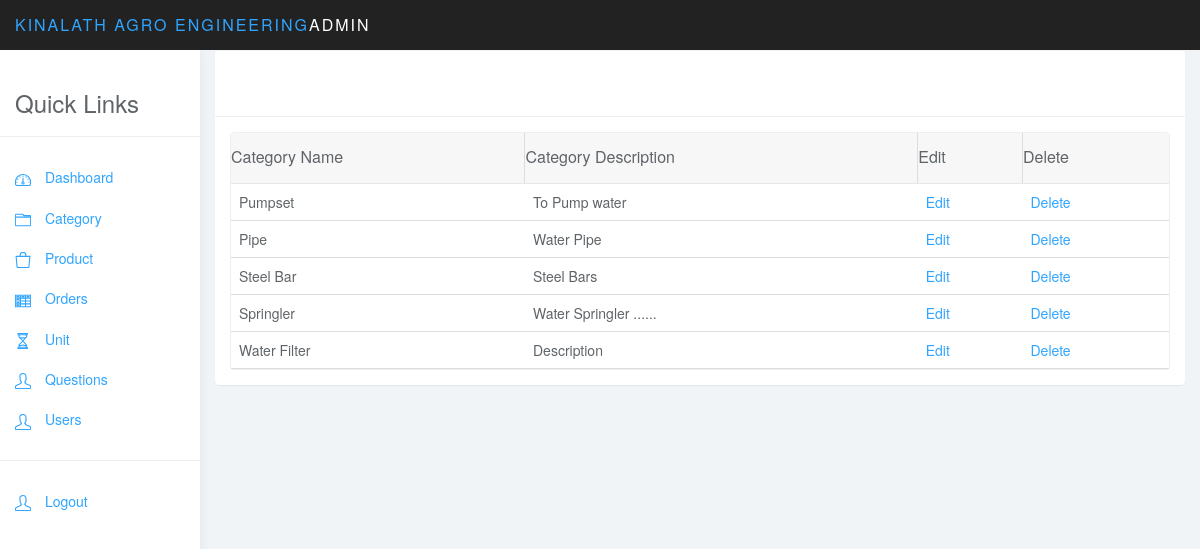
Screenshot of /admin/view-categories.php (signed in) with the database file from the repository.
### tables this page shows
CREATE TABLE `category` (
  `id` int(11) NOT NULL,
  `name` varchar(25) NOT NULL,
  `descr` text NOT NULL
);

### app/Category.php (called while the page is built, shortened)
<?php
	require_once('DB2.php');
	class Category
	{
		public static function getAll(){
			$db=new Db();
			$sql="SELECT * FROM category";
			$rows=[];
			$result=$db->query($sql);
			if($result){
				while ($r=mysqli_fetch_assoc($result)) {
					array_push($rows, $r);
				}
				return $rows;
			}
			return false;
		}
	}
?>

### app/DB2.php (called while the page is built, shortened)
<?php
class Db
{
	private static $connection;
	function __construct()
	{
		 if(!isset(self::$connection)) {
		 	self::$connection=mysqli_connect("localhost","root","","engineering");
		 	if (!self::$connection) {
		 		die("connection Error");
		 	}else{
		 		return self::$connection;
		 	}
		 }
	}
	function query($sql){
		$result=mysqli_query(self::$connection,$sql);
		return $result;
	}
}
?>

### admin/view-categories.php (the view, shortened to what this page needs)
<?php
require_once('../app/Category.php');
	$categories=Category::getAll();
?>
<!DOCTYPE html>
<html>
<head>
<link href="css/bootstrap.min.css" rel="stylesheet">
<link href="css/datepicker3.css" rel="stylesheet">
<link href="css/bootstrap-table.css" rel="stylesheet">
<link href="css/styles.css" rel="stylesheet">
</head>
<body>
	<?php include_once('nav-sidebar.php'); ?>
	<div class="col-sm-9 col-sm-offset-3 col-lg-10 col-lg-offset-2 main">
		<div class="row">
			<div class="col-lg-12">
			</div>
		</div>
		<div class="row">
			<div class="col-lg-12">
				<div class="panel panel-default">
					<div class="panel-heading">					<?php
					?></div>
					<div class="panel-body">
						<table data-toggle="table" data-url="tables/data1.json"  data-show-refresh="true" data-show-toggle="true" data-show-columns="true" data-search="true" data-select-item-name="toolbar1" data-pagination="true" data-sort-name="name" data-sort-order="desc">
						    <thead>
						    <tr>
						        <th data-field="state" data-checkbox="true" >Category Name</th>
						        <th data-field="id" data-sortable="true">Category Description</th>
						        <th data-field="name"  data-sortable="true">Edit</th>
						        <th data-field="price" data-sortable="true">Delete</th>
						    </tr>
						    <?php
						    foreach ($categories as $cat) {
						    	echo "<tr>";
						    		echo "<td>".$cat['name']."</td>";
						    		echo "<td>".$cat['descr']."</td>";
						    		echo "<td>"."<a href=\"edit-category.php?id={$cat['id']}\">Edit" ."</a> </td>";
						    		echo "<td>"."<a href=\"delete-category.php?id={$cat['id']}\">Delete"."</a> </td>";
						   		echo "</tr>";
						    }
						    ?>
						    </thead>
						</table>
					</div>
				</div>
			</div>
		</div>
	</div>
</body>
</html>

### admin/css/styles.css (style rules this page uses)
body { background: #f1f4f7; padding-top: 50px; color: #5f6468; }
a, a:hover, a:focus { color: #30a5ff; }
.panel { border: 0; }
.panel-heading { font-size: 18px; font-weight: 300; letter-spacing: 0.025em; height: 66px; line-height: 45px; }
.panel-default .panel-heading { background: #fff; border-bottom: 1px solid #eee; color: #5f6468; }
.table { background: #fff; }
.fixed-table-container thead th { background: #f7f7f8; border-color: #ddd; color: #5f6468; font-weight: 300; font-size: 16px; }
.table>thead>tr>th { border-bottom: 1px solid #e6e7e8; vertical-align: middle; height: 50px; }

### rows the page displays
category: name "Pumpset", descr "To Pump water"
category: name "Pipe", descr "Water Pipe"
category: name "Steel Bar", descr "Steel Bars"
category: name "Springler", descr "Water Springler ......"
category: name "Water Filter", descr "Description"
